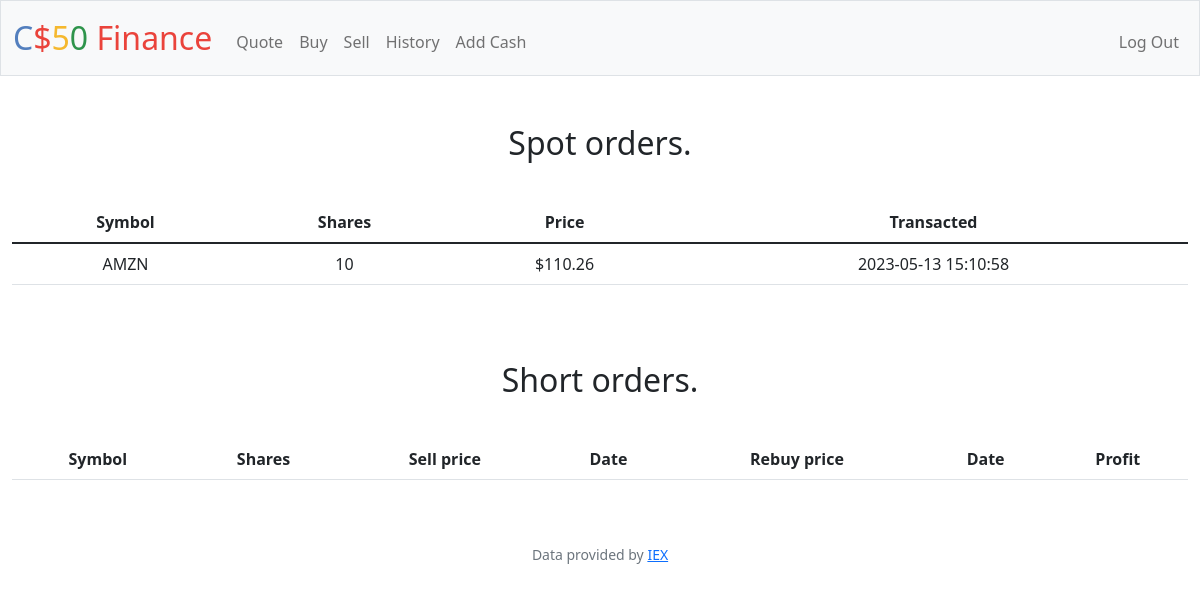
Page /history (signed in) on the earlier database version.
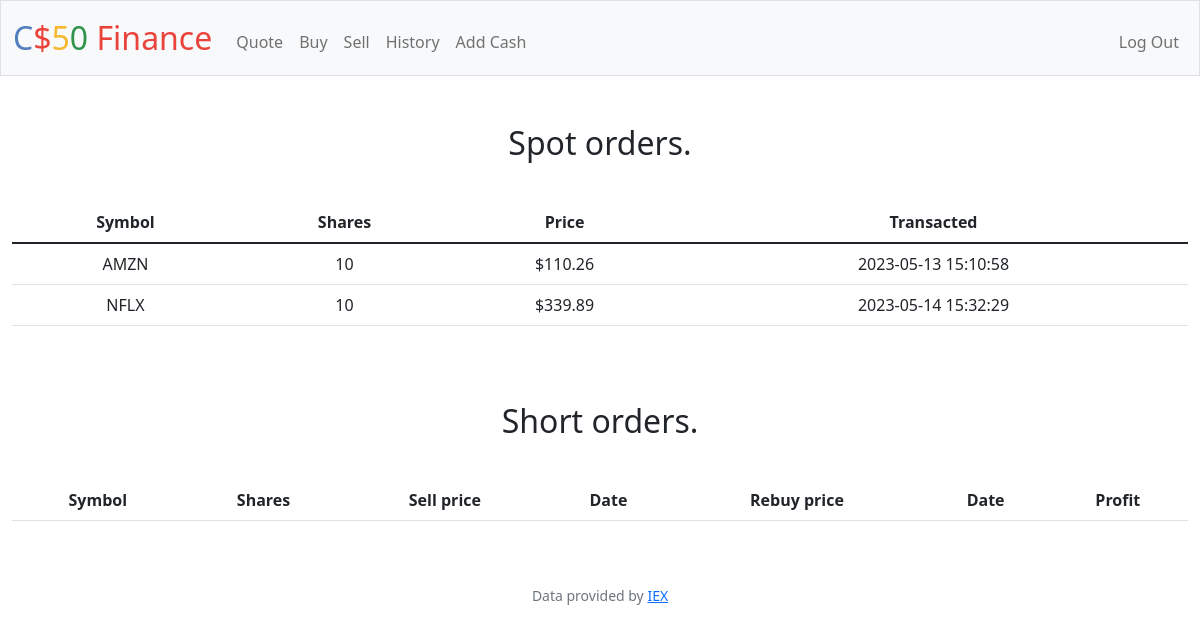
Same page on the later database version.
### tables this page shows
CREATE TABLE orders (
order_id INTEGER PRIMARY KEY AUTOINCREMENT NOT NULL,
user_id INTEGER,
company_name TEXT,
symbol TEXT NOT NULL,
price NUMERIC NOT NULL,
shares NUMERIC NOT NULL,
date DATE);

### app.py (the view)
@app.route("/history")
@login_required
def history():
    orders = db_connection.execute("SELECT * FROM orders WHERE user_id = ?;", (session["user_id"],))
    closed_short_orders = db_connection.execute(
        "SELECT * FROM short WHERE (rebuy_price IS NOT NULL) AND user_id = ?;",
        (session["user_id"],)
    )
    return render_template(
        "history.html", orders=orders, closed_short_orders=closed_short_orders
    )

### app.py (called while the page is built)
@app.after_request
def after_request(response):
    response.headers["Cache-Control"] = "no-cache, no-store, must-revalidate"
    response.headers["Expires"] = 0
    response.headers["Pragma"] = "no-cache"
    return response

### db_connect.py (called while the page is built)
    def connect(self):
        self.conn = sqlite3.connect("database_project.db")

    def execute(self, query, params=None):
        self.connect()
        cursor = self.conn.cursor()
        if params:
            cursor.execute(query, params)
        else:
            cursor.execute(query)
        if query.lower().startswith("insert") or  query.lower().startswith("update"):
            self.conn.commit()
            last_row_id = cursor.lastrowid
            self.conn.close()
            return last_row_id
        result = cursor.fetchall()
        columns = [col[0] for col in cursor.description]
        rows = [dict(zip(columns, row)) for row in result]
        self.conn.close()
        return rows

### helpers.py (called while the page is built)
def login_required(f):
    @wraps(f)
    def decorated_function(*args, **kwargs):
        if session.get("user_id") is None:
            return redirect("/login")
        return f(*args, **kwargs)
    return decorated_function

### templates/history.html (shortened to what this page needs)
{% extends "layout.html" %}
{% block main %}
    <h2>Spot orders.</h2>
    <table class="table">
        <thead>
            <tr>
                <th>Symbol</th>
                <th>Shares</th>
                <th>Price</th>
                <th>Transacted</th>
            </tr>
        </thead>
        <tbody>
            {% for order in orders %}
            <tr>
                <td>{{ order.symbol }}</td>
                <td>{{ order.shares }}</td>
                <td>${{ order.price }}</td>
                <td>{{ order.date }}</td>
            </tr>
            {% endfor %}
        </tbody>
    </table>
    <h2>Short orders.</h2>
    <table class="table">
        <thead>
            <tr>
                <th>Symbol</th>
                <th>Shares</th>
                <th>Sell price</th>
                <th>Date</th>
                <th>Rebuy price</th>
                <th>Date</th>
                <th>Profit</th>
            </tr>
        </thead>
    </table>
{% endblock %}

### templates/layout.html (shortened to what this page needs)
<!DOCTYPE html>
<html lang="en">
    <head>
        <link href="https://cdn.jsdelivr.net/npm/bootstrap@5.1.3/dist/css/bootstrap.min.css" rel="stylesheet">
        <link href="/static/styles.css" rel="stylesheet">
    </head>
    <body>
        <nav class="bg-light border navbar navbar-expand-md navbar-light">
            <div class="container-fluid">
                <a class="navbar-brand" href="/"><span class="blue">C</span><span class="red">$</span><span class="yellow">5</span><span class="green">0</span> <span class="red">Finance</span></a>
                <div class="collapse navbar-collapse" id="navbar">
                    {% if session["user_id"] %}
                        <ul class="navbar-nav me-auto mt-2">
                            <li class="nav-item"><a class="nav-link" href="/quote">Quote</a></li>
                            <li class="nav-item"><a class="nav-link" href="/buy">Buy</a></li>
                            <li class="nav-item"><a class="nav-link" href="/sell">Sell</a></li>
                            <li class="nav-item"><a class="nav-link" href="/history">History</a></li>
                            <li class="nav-item"><a class="nav-link" href="/cash">Add Cash</a></li>
                        </ul>
                        <ul class="navbar-nav ms-auto mt-2">
                            <li class="nav-item"><a class="nav-link" href="/logout">Log Out</a></li>
                        </ul>
                    {% else %}
                        <ul class="navbar-nav ms-auto mt-2">
                            <li class="nav-item"><a class="nav-link" href="/register">Register</a></li>
                            <li class="nav-item"><a class="nav-link" href="/login">Log In</a></li>
                        </ul>
                    {% endif %}
                </div>
            </div>
        </nav>
        <main class="container-fluid py-5 text-center">
            {% block main %}{% endblock %}
        </main>
        <footer class="mb-5 small text-center text-muted">
            Data provided by <a href="https://iexcloud.io/">IEX</a>
        </footer>
    </body>
</html>

### static/styles.css (style rules this page uses)
nav .navbar-brand { font-size: xx-large; }
nav .navbar-brand .blue { color: #537fbe; }
nav .navbar-brand .red { color: #ea433b; }
nav .navbar-brand .yellow { color: #f5b82e; }
nav .navbar-brand .green { color: #2e944b; }
td { padding: 0 15px; }
table { margin-top: 40px; }

Differences in the rows shown:
added orders: symbol "NFLX", shares "10", price "339.89", date "2023-05-14 15:32:29"
